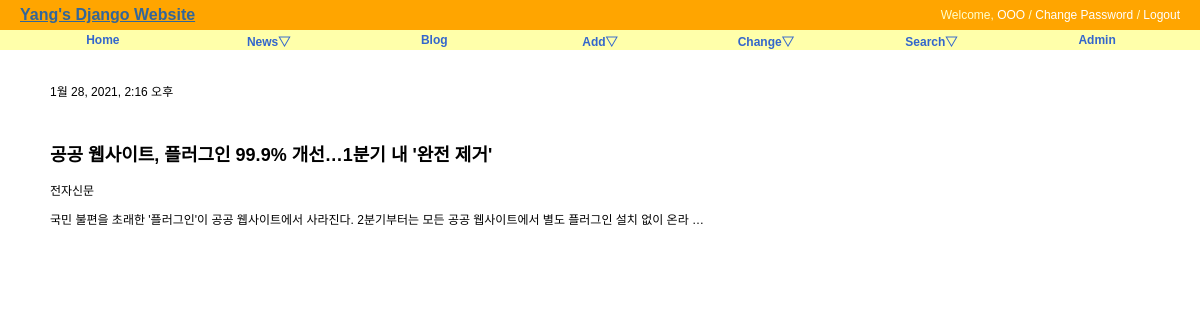
Screenshot of /news/news/1097 with the database file from the repository.
### news/models.py (models this page shows, shortened)
class New(models.Model):
    title = models.CharField('TITLE', max_length=300, help_text='news title')
    writer = models.CharField('WRITER', max_length=100, help_text='publisher')
    preview = models.TextField('PREVIEW', unique=True)
    published_date = models.DateTimeField(default=timezone.now)
    class Meta:
        verbose_name = 'new'
        verbose_name_plural = 'news'
        db_table = 'news_new'
        ordering = ('-published_date',)

### news/views.py (the view)
# urls.py: path('news/<str:pk>', NewsDV.as_view(), name='news_detail'),
class NewsDV(DetailView):
    model = New

### news/templates/news/new_detail.html (shortened to what this page needs)
{% extends "base.html" %}
{% block content %}
<div id="content">
    <p>{{ new.published_date }}</p><br/>
    <h2> {{ object.title }}</h2>
    <p>{{ new.writer }}</p>
    <p>{{ new.preview }}</p>
</div>
{% endblock %}

### static/css/base.css (style rules this page uses)
body { font-family: "Lucida Grande", Verdana, Arial, sans-serif; font-size: 12px; }
div#content { position: absolute; top: 70px; left: 50px; right: 50px; }

### rows the page displays
New: published_date "1월 28, 2021, 2:16 오후", title "공공 웹사이트, 플러그인 99.9% 개선…1분기 내 '완전 제거'", writer "전자신문", preview "국민 불편을 초래한 '플러그인'이 공공 웹사이트에서 사라진다. 2분기부터는 모든 공공 웹사이트에서 별도 플러그인 설치 없이 온라 …"
